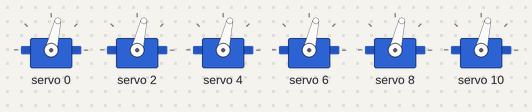
Recording of a sketch running on a simulated Arduino Uno, built with avr-gcc and run on an emulated ATmega328P. Shown: 6 × servo.

Above: at 5.15 s.
At 6.1 s:
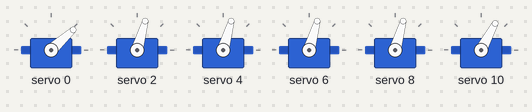
At 6.55 s:
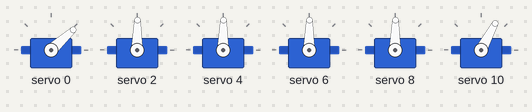
At 7.05 s:
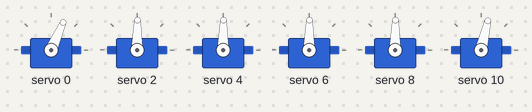
At 8.0 s:
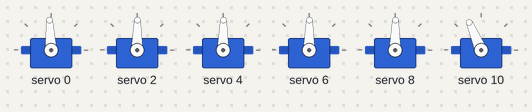
At 8.95 s:
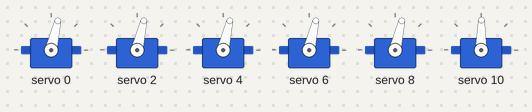
Timing chart, 0 to 14.2 s (numbered marks = the images above):
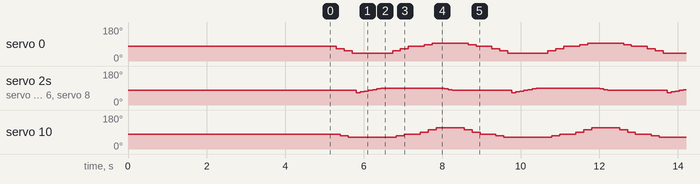

Measured:
- by itself, servo 0: repeats every 4.0 s: 54° 0.20 s, 42° 1.0 s, 54° 0.20 s, 66° 0.20 s, 77° 0.40 s, 85° 0.20 s, 93° 0.92 s, 85° 0.20 s, 77° 0.40 s, 66° 0.20 s
- by itself, servo 10: repeats every 4.0 s: 62° 1.2 s, 70° 0.20 s, 77° 0.40 s, 89° 0.20 s, 101° 0.20 s, 113° 0.72 s, 101° 0.20 s, 89° 0.20 s, 77° 0.40 s, 70° 0.20 s

The sketch:

biped_robot.ino
```cpp
#include <Wire.h>
#include <Adafruit_PWMServoDriver.h>

Adafruit_PWMServoDriver pwm = Adafruit_PWMServoDriver();

#define ServoMin 150
#define ServoMax 510

int flag=0;
void servoWrite(int servoNum, int angle) {
  int tick = map(angle, 0, 180, ServoMin, ServoMax);
  pwm.setPWM(servoNum, 0, tick);
}
void zeroSet() {
  for(int i=0; i<6;i++) {
    servoWrite(i*2, 90);
    delay(500);
  }
  delay(1000);
}

void setup() {
  Serial.begin(9600);
  pwm.begin();
  pwm.setPWMFreq(60);
  delay(100);
  zeroSet();
  delay(1000);
}

void loop() {
  /**
   * Step - 1
   * Left Ankle 90 -> 45
   * Right Ankle 90 -> 70
   */
  for(int i=0; i<4;i++) {
    servoWrite(0, 90-15*i);
    delay(100);
    if(i<3) {
      servoWrite(10, 90-10*i);
      delay(100);
    }
  }

  if(flag = 0) {
    /**
     * Step 2
     * Left Hip 90 -> 105
     * Left Thigh 90->105
     * Right Hip 90->105
     * Right Thigh 90 ->105
     */
     for(int i=0; i<4;i++) {
      servoWrite(4, 90+5*i);
      servoWrite(2, 90+5*i);
      servoWrite(6, 90+5*i);
      servoWrite(8, 90+5*i);
      delay(100);
     }
  } else {
        /**
     * Step 2A
     * Left Hip 75 -> 105
     * Left Thigh 75->105
     * Right Hip 75->105
     * Right Thigh 75 ->105
     */
     for(int i=0; i<7;i++) {
      servoWrite(4, 75+5*i);
      servoWrite(2, 75+5*i);
      servoWrite(6, 75+5*i);
      servoWrite(8, 75+5*i);
      delay(100);
     }
  }

  /**
   * Step 3
   * Left Ankle 45 -> 90
   * Right Ankle 70 -> 90
   */
   for(int i=0; i<4;i++) {
    servoWrite(0, 45+15*i);
    delay(100);
    if(i<3) {
      servoWrite(10, 70+10*i);
      delay(100);
    }
   }

  /**
   * Step 4
   * Right Ankle 90 -> 135
   * Left Ankle 90 -> 110
   */
   for(int i=0; i<4;i++) {
    servoWrite(10, 90+15*i);
    delay(100);
    if(i<3) {
      servoWrite(0, 90+10*i);
      delay(100);
    }
   }

    /**
     * Step 5
     * Left Hip 105 -> 75
     * Left Thigh 105 -> 75
     * Right Hip 105 -> 75
     * Right Thigh 105 -> 75
     */
     for(int i=0; i<4;i++) {
      servoWrite(4, 105-5*i);
      servoWrite(2, 105-5*i);
      servoWrite(6, 105-5*i);
      servoWrite(8, 105-5*i);
      delay(100);
     }

  /**
   * Step 6
   * Right Ankle 135 -> 90
   * Left Ankle 110 -> 90
   */
   for(int i=0; i<4;i++) {
    servoWrite(10, 135-15*i);
    delay(100);
    if(i<3) {
      servoWrite(0, 110-10*i);
      delay(100);
    }
   }
   flag++;

}
```
